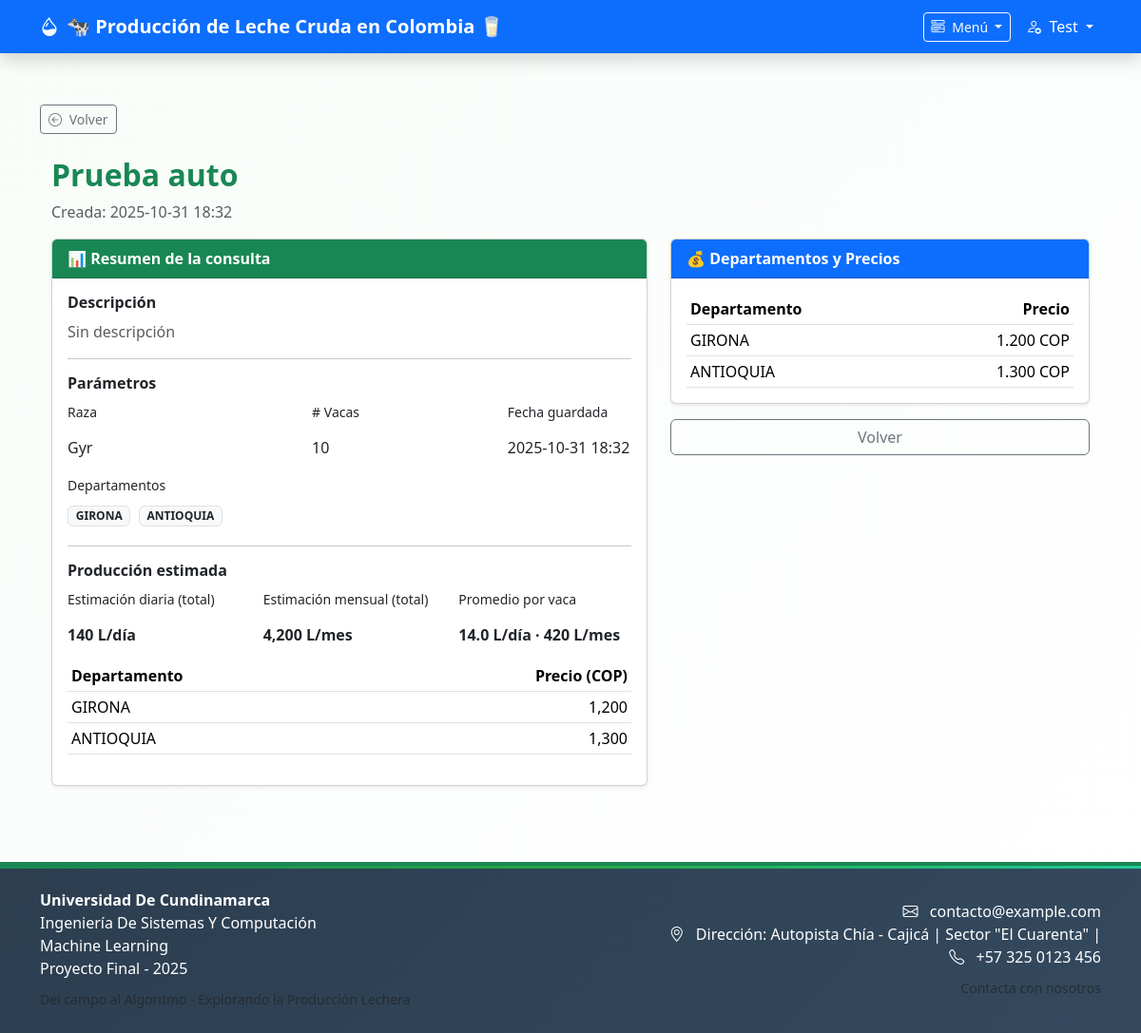
The page /mis-consultas/1 (signed in) on the database its author committed.
### models.py (models this page shows, shortened)
class User(db.Model, UserMixin):
    __tablename__ = 'blog_user'
    """Modelo de usuario.

    Campos principales: id, name, email, password, is_admin.
    Métodos: set_password, check_password, save, y selectores estáticos.
    """
    id = db.Column(db.Integer, primary_key=True)
    name = db.Column(db.String(80), nullable=False)
    email = db.Column(db.String(256), unique=True, nullable=False)
    password = db.Column(db.String(128), nullable=False)
    is_admin = db.Column(db.Boolean, default=False)
    def set_password(self, password):
        """Hashea y almacena la contraseña provista.

        Nota: utiliza `werkzeug.security.generate_password_hash`.
        """
        self.password = generate_password_hash(password)
    def check_password(self, password):
        """Comprueba que `password` coincida con el hash almacenado.

        Devuelve True si coinciden, False en caso contrario.
        """
        return check_password_hash(self.password, password)
    def save(self):
        """Guarda (insert/commit) el objeto en la base de datos.

        Añade el objeto a la sesión si es nuevo y realiza commit. No
        devuelve valor; si falla lanzará excepción del ORM.
        """
        if not self.id:
            db.session.add(self)
        db.session.commit()

class Consulta(db.Model):
    __tablename__ = 'consultas'
    """Modelo para consultas de inversión guardadas por usuarios.

    `query_text` almacena el JSON de la solicitud y `summary` guarda
    metadatos/estimaciones precalculadas como JSON en texto.
    """
    id = db.Column(db.Integer, primary_key=True)
    user_id = db.Column(db.Integer, db.ForeignKey('blog_user.id'), nullable=False)
    titulo = db.Column(db.String(200), nullable=False)
    descripcion = db.Column(db.Text, nullable=True)
    query_text = db.Column(db.Text, nullable=True)
    summary = db.Column(db.Text, nullable=True)
    created_at = db.Column(db.DateTime, server_default=db.func.now())
    updated_at = db.Column(db.DateTime, server_default=db.func.now(), onupdate=db.func.now())
    user = db.relationship('User', backref=db.backref('consultas', lazy='dynamic'))

### perfil.py (the view)
@perfil_bp.route('/mis-consultas/<int:cid>')
@login_required
def ver_consulta(cid):
    c = Consulta.query.get_or_404(cid)
    if c.user_id != current_user.id:
        flash('No tienes permiso para ver esta consulta.', 'danger')
        return redirect(url_for('perfil.mis_consultas'))
    consulta_data = None
    if c.query_text:
        try:
            consulta_data = json.loads(c.query_text)
        except Exception:
            consulta_data = None
    prod_info = None
    try:
        try:
            from inversion import BREED_STATS
        except Exception:
            BREED_STATS = {}
        if consulta_data:
            raza = (consulta_data.get('raza') or '').strip() if consulta_data.get('raza') else None
            num_vacas = consulta_data.get('num_vacas') or consulta_data.get('numVacas') or None
            try:
                nv = int(num_vacas) if num_vacas is not None else None
            except Exception:
                nv = None
            litros_por_vaca = None
            if raza:
                bkey = next((k for k in BREED_STATS.keys() if str(k).strip().lower() == raza.strip().lower()), None)
                bstats = BREED_STATS.get(bkey) if bkey else BREED_STATS.get(raza) or BREED_STATS.get(raza.strip())
                if bstats:
                    try:
                        litros_por_vaca = float(bstats.get('avg', 0.0))
                    except Exception:
                        litros_por_vaca = None
            if litros_por_vaca and nv:
                litros_diario_total = litros_por_vaca * nv
                litros_mensual_total = litros_diario_total * 30
                litros_por_vaca_mensual = litros_por_vaca * 30
                precios = consulta_data.get('precios_departamentos') or []
                deptos = []
                if isinstance(precios, list):
                    for p in precios:
                        dept = p.get('departamento') or ''
                        precio_val = None
                        try:
                            precio_val = float(p.get('precio')) if p.get('precio') is not None else None
                        except Exception:
                            precio_val = None
                        deptos.append({'departamento': dept, 'precio': precio_val})
                prod_info = {
                    'litros_diario_total': litros_diario_total,
                    'litros_mensual_total': litros_mensual_total,
                    'litros_por_vaca_diario': litros_por_vaca,
                    'litros_por_vaca_mensual': litros_por_vaca_mensual,
                    'por_departamento': deptos
                }
            else:
                prod_info = None
    except Exception:
        prod_info = None
    return render_template('mis_consulta_view.html', consulta=c, consulta_data=consulta_data, prod_info=prod_info)

### app.py (called while the page is built, shortened)
@login_manager.user_loader
def load_user(user_id):
    return User.query.get(int(user_id))

@app.before_request
def session_timeout_handler():
    try:
        if 'usuario' not in session and not current_user.is_authenticated:
            return None
    except Exception:
        return None
    last = session.get('last_activity')
    now_ts = datetime.utcnow().timestamp()
    if last:
        elapsed = now_ts - float(last)
    session['last_activity'] = now_ts

### templates/mis_consulta_view.html (shortened to what this page needs)
{% extends "base.html" %}
{% block content %}
<div class="container mt-4">
  <h2 class="text-success fw-bold">{{ consulta.titulo }}</h2>
  <p class="text-muted">Creada: {{ consulta.created_at.strftime('%Y-%m-%d %H:%M') if consulta.created_at else '' }}</p>
  <div class="row">
    <div class="col-md-7">
      <div class="card mb-3 shadow-sm">
        <div class="card-header bg-success text-white fw-bold">📊 Resumen de la consulta</div>
        <div class="card-body">
          <h6 class="fw-semibold">Descripción</h6>
          <p class="text-muted">{{ consulta.descripcion or 'Sin descripción' }}</p>
          <hr>
          <h6 class="fw-semibold">Parámetros</h6>
          <div class="row mb-2">
            <div class="col-md-5">
              <label class="form-label small">Raza</label>
              <div class="form-control-plaintext">{{ (consulta_data and consulta_data.get('raza')) or '—' }}</div>
            </div>
            <div class="col-md-4">
              <label class="form-label small"># Vacas</label>
              <div class="form-control-plaintext">{{ (consulta_data and consulta_data.get('num_vacas')) or '—' }}</div>
            </div>
            <div class="col-md-3">
              <label class="form-label small">Fecha guardada</label>
              <div class="form-control-plaintext">{{ consulta.created_at.strftime('%Y-%m-%d %H:%M') if consulta.created_at else '—' }}</div>
            </div>
          </div>
          <label class="form-label small">Departamentos</label>
          <div class="mb-2">
            {% if consulta_data and consulta_data.get('departamentos') %}
              {% for d in consulta_data.get('departamentos') %}
                <span class="badge bg-light text-dark border me-1 mb-1">{{ d }}</span>
              {% endfor %}
            {% else %}
              <p class="text-muted small">No hay departamentos asociados.</p>
            {% endif %}
          </div>
          <hr>
          <h6 class="fw-semibold">Producción estimada</h6>
          {% if prod_info %}
            <div class="mb-2">
              <div class="row">
                <div class="col-md-4">
                  <label class="form-label small">Estimación diaria (total)</label>
                  <div class="form-control-plaintext fw-bold">{{ '{:,.0f}'.format(prod_info.litros_diario_total) }} L/día</div>
                </div>
                <div class="col-md-4">
                  <label class="form-label small">Estimación mensual (total)</label>
                  <div class="form-control-plaintext fw-bold">{{ '{:,.0f}'.format(prod_info.litros_mensual_total) }} L/mes</div>
                </div>
                <div class="col-md-4">
                  <label class="form-label small">Promedio por vaca</label>
                  <div class="form-control-plaintext fw-bold">{{ '{:,.1f}'.format(prod_info.litros_por_vaca_diario) }} L/día · {{ '{:,.0f}'.format(prod_info.litros_por_vaca_mensual) }} L/mes</div>
                </div>
              </div>
            </div>
            {% if prod_info.por_departamento and prod_info.por_departamento|length > 0 %}
              <div class="table-responsive">
                <table class="table table-sm table-hover">
                  <thead><tr><th>Departamento</th><th class="text-end">Precio (COP)</th></tr></thead>
                  <tbody>
                    {% for d in prod_info.por_departamento %}
                      <tr>
                        <td>{{ d.departamento }}</td>
                        <td class="text-end">{% if d.precio %}{{ '{:,.0f}'.format(d.precio) }}{% else %}N/A{% endif %}</td>
                      </tr>
                    {% endfor %}
                  </tbody>
                </table>
              </div>
            {% endif %}
          {% else %}
            <p class="text-muted">No hay datos suficientes para estimar producción (falta raza o número de vacas).</p>
          {% endif %}
        </div>
      </div>
    </div>
    <div class="col-md-5">
      <div class="card mb-3 shadow-sm">
        <div class="card-header bg-primary text-white fw-bold">💰 Departamentos y Precios</div>
        <div class="card-body">
          {% if consulta_data and consulta_data.get('precios_departamentos') %}
            <div class="table-responsive">
              <table class="table table-sm table-hover mb-0">
                <thead><tr><th>Departamento</th><th class="text-end">Precio</th></tr></thead>
                <tbody>
                  {% for p in consulta_data.get('precios_departamentos') %}
                    <tr>
                      <td>{{ p.get('departamento') or '' }}</td>
                      <td class="text-end">{{ p.get('precio_str') or p.get('precio') or 'N/A' }} COP</td>
                    </tr>
                  {% endfor %}
                </tbody>
              </table>
            </div>
          {% else %}
            <p class="text-muted">No hay precios asociados a esta consulta.</p>
          {% endif %}
        </div>
      </div>
      <div class="d-grid gap-2">
        <a href="{{ url_for('perfil.mis_consultas') }}" class="btn btn-outline-secondary">Volver</a>
      </div>
    </div>
  </div>
</div>
{% endblock %}

### templates/base.html (shortened to what this page needs)
<!DOCTYPE html>
<html lang="es">
<head>
    <link href="https://cdn.jsdelivr.net/npm/bootstrap@5.3.2/dist/css/bootstrap.min.css" rel="stylesheet">
    <link rel="stylesheet" href="https://cdn.jsdelivr.net/npm/bootstrap-icons/font/bootstrap-icons.css">
    <link rel="stylesheet" href="{{ url_for('static', filename='style.css') }}">
</head>
<body style="padding-top: 70px;">
    <nav class="navbar navbar-expand-lg navbar-dark bg-primary fixed-top shadow">
        <div class="container">
            <a class="navbar-brand navbar-brand-custom" href="{{ url_for('inicio') }}" data-bs-toggle="tooltip" data-bs-title="Página de inicio">
                <i class="bi bi-droplet-half me-2"></i>🐄 <strong>Producción de Leche Cruda en Colombia</strong> 🥛
            </a>
            <div class="collapse navbar-collapse" id="navbarNav">
                <div class="navbar-nav ms-auto d-flex align-items-center">
                    <div class="nav-item dropdown me-2">
                        <a class="btn btn-outline-light btn-sm dropdown-toggle" href="#" role="button" data-bs-toggle="dropdown" aria-expanded="false">
                            <i class="bi bi-menu-button-wide me-1"></i> Menú
                        </a>
                    </div>
                    {% if 'usuario' in session %}
                        <div class="nav-item dropdown">
                            <a class="nav-link dropdown-toggle text-white" href="#" role="button" data-bs-toggle="dropdown" data-bs-title="Menú de usuario">
                                <i class="bi bi-person-gear me-1"></i> {{ session['usuario'] }}
                            </a>
                        </div>
                    {% endif %}
                </div>
            </div>
        </div>
    </nav>
    <main class="container mt-4 py-3">
        {% if request.path != url_for('inicio') %}
            <div class="mb-3">
                <button type="button" id="btn-volver" class="btn btn-outline-secondary btn-sm">
                    <i class="bi bi-arrow-left-circle me-1"></i> Volver
                </button>
            </div>
        {% endif %}
        {% block content %}{% endblock %}
    </main>
    <footer class="bg-dark text-white py-4 mt-5">
        <div class="container">
            <div class="row align-items-center">
                <div class="col-md-6">
                    <ul class="list-unstyled mb-2">
                        <li><strong>Universidad De Cundinamarca</strong></li>
                        <li>Ingeniería De Sistemas Y Computación</li>
                        <li>Machine Learning</li>
                        <li>Proyecto Final - 2025</li>
                    </ul>
                    <small class="text-muted">Del campo al Algoritmo - Explorando la Producción Lechera</small>
                </div>
                <div class="col-md-6 text-md-end">
                    <ul class="list-unstyled mb-2">
                        <li>
                            <i class="bi bi-envelope me-2"></i>
                            <a href="mailto:contacto@example.com" class="text-white text-decoration-none">
                                contacto@example.com
                            </a>
                        </li>
                        <li>
                            <i class="bi bi-geo-alt me-2"></i>
                            Dirección: Autopista Chía - Cajicá | Sector "El Cuarenta" |
                        </li>
                        <li>
                            <i class="bi bi-telephone me-2"></i>
                            <a href="tel:+573250123456" class="text-white text-decoration-none">
                                +57 325 0123 456
                            </a>
                        </li>
                    </ul>
                    <small class="text-muted">Contacta con nosotros</small>
                </div>
            </div>
        </div>
    </footer>
</body>
</html>

### static/style.css (style rules this page uses)
:root { --verde-principal: #10684b; --verde-secundario: #198754; --verde-claro: #e6f4ea; --verde-pastel: #e9f5ee; --sombra-verde: rgba(16, 104, 75, 0.1); --gris-texto: #444444; }
body { font-family: 'Segoe UI', system-ui, -apple-system, sans-serif; background: linear-gradient(135deg, #f8fdf9 0%, #ffffff 100%); min-height: 100vh; }
footer { border-top: 4px solid var(--verde-secundario); background: linear-gradient(135deg, #2c3e50 0%, #34495e 100%); position: relative; }
footer::before { content: ""; position: absolute; top: 0; left: 0; right: 0; height: 3px; background: linear-gradient(90deg, var(--verde-secundario), #28a745, #20c997); }

### rows shown on the page
User: usuario "Test"
Consulta: titulo "Prueba auto", created_at "2025-10-31 18:32", descripcion "Sin descripción"

### other values the page prints
{{ (consulta_data and consulta_data.get('raza')) or '—' }} "Gyr"
{{ (consulta_data and consulta_data.get('num_vacas')) or '—' }} "10"
{{ d }} "GIRONA" "ANTIOQUIA"
{{ '{:,.0f}'.format(prod_info.litros_diario_total) }} "140"
{{ '{:,.0f}'.format(prod_info.litros_mensual_total) }} "4,200"
{{ '{:,.1f}'.format(prod_info.litros_por_vaca_diario) }} "14.0"
{{ '{:,.0f}'.format(prod_info.litros_por_vaca_mensual) }} "420"
{{ d.departamento }} "GIRONA" "ANTIOQUIA"
{{ '{:,.0f}'.format(d.precio) }} "1,200" "1,300"
{{ p.get('departamento') or '' }} "GIRONA" "ANTIOQUIA"
{{ p.get('precio_str') or p.get('precio') or 'N/A' }} "1.200" "1.300"
